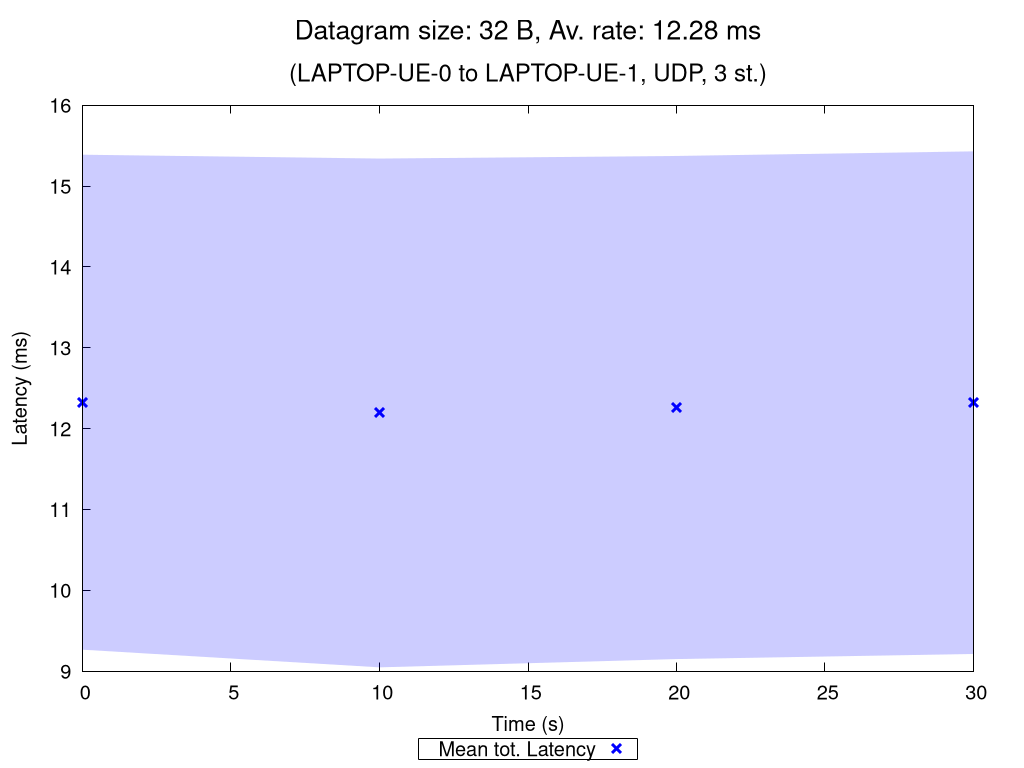

Recreate this plot in gnuplot.
set terminal pngcairo nocrop enhanced size 1024,768 font "Verdana,15"
set output "UDP_3_st_2020_10_09_17-32-23_two2one_00032B.png"

set title "{/=20 Datagram size: 32 B, Av. rate: 12.28 ms}\n\n{/=18 (LAPTOP-UE-0 to LAPTOP-UE-1, UDP, 3 st.)}"

set xlabel "Time (s)"
set ylabel "Latency (ms)"
set ytics nomirror
set key bmargin center horizontal box samplen 1 width -1
set bmargin 4.6
set rmargin 4.5

rf = 1.0  # rate factor
set style fill transparent solid 0.2 noborder
set autoscale xfix
plot "UDP_3_st_2020_10_09_17-32-23_two2one_00032B_iperf_processed.dat" using 1:($2/rf-$3/rf):($2/rf+$3/rf) with filledcurves lc rgb "blue" notitle, \
     "" using 1:($2/rf) with points pt 2 ps 1.5 lw 3 lc rgb "blue" title "Mean tot. Latency", \
